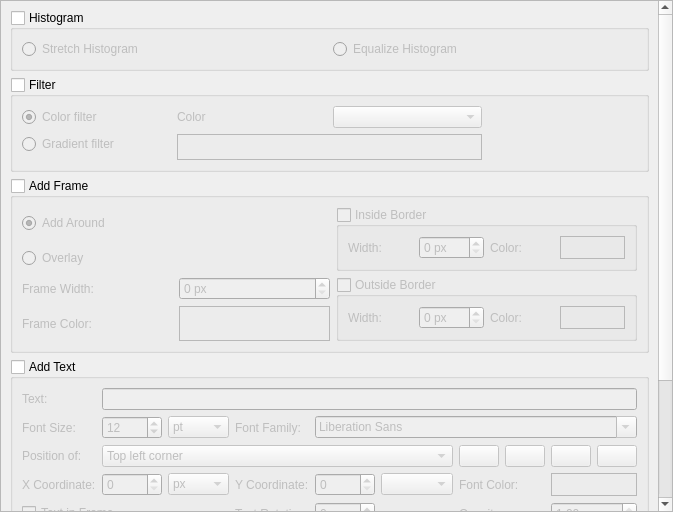
<?xml version="1.0" encoding="UTF-8"?>
<ui version="4.0">
 <class>EffectsScrollArea</class>
 <widget class="QScrollArea" name="EffectsScrollArea">
  <property name="geometry">
   <rect>
    <x>0</x>
    <y>0</y>
    <width>673</width>
    <height>512</height>
   </rect>
  </property>
  <property name="windowTitle">
   <string>ScrollArea</string>
  </property>
  <property name="widgetResizable">
   <bool>true</bool>
  </property>
  <widget class="QWidget" name="scrollAreaWidgetContents">
   <property name="geometry">
    <rect>
     <x>0</x>
     <y>0</y>
     <width>697</width>
     <height>689</height>
    </rect>
   </property>
   <layout class="QGridLayout" name="gridLayout_2">
    <item row="4" column="0">
     <widget class="QGroupBox" name="imageGroupBox">
      <property name="title">
       <string>Add Image</string>
      </property>
      <property name="checkable">
       <bool>true</bool>
      </property>
      <property name="checked">
       <bool>false</bool>
      </property>
      <layout class="QGridLayout" name="gridLayout_4">
       <item row="2" column="3">
        <widget class="QLabel" name="label_17">
         <property name="text">
          <string>Y Coordinate:</string>
         </property>
        </widget>
       </item>
       <item row="2" column="2">
        <widget class="QComboBox" name="imageXComboBox"/>
       </item>
       <item row="2" column="0">
        <widget class="QLabel" name="label_16">
         <property name="text">
          <string>X Coordinate:</string>
         </property>
        </widget>
       </item>
       <item row="2" column="1">
        <widget class="PosSpinBox" name="imageXSpinBox"/>
       </item>
       <item row="2" column="4">
        <widget class="PosSpinBox" name="imageYSpinBox"/>
       </item>
       <item row="0" column="0">
        <widget class="QLabel" name="label_14">
         <property name="text">
          <string>Image File:</string>
         </property>
        </widget>
       </item>
       <item row="2" column="6">
        <widget class="QLabel" name="label_18">
         <property name="text">
          <string>Image Rotation:</string>
         </property>
        </widget>
       </item>
       <item row="1" column="0">
        <widget class="QLabel" name="label_15">
         <property name="text">
          <string>Position of:</string>
         </property>
        </widget>
       </item>
       <item row="2" column="5">
        <widget class="QComboBox" name="imageYComboBox"/>
       </item>
       <item row="2" column="7">
        <widget class="QSpinBox" name="imageRotationSpinBox"/>
       </item>
       <item row="0" column="6" colspan="2">
        <widget class="QPushButton" name="imagePathPushButton">
         <property name="text">
          <string>Browse</string>
         </property>
        </widget>
       </item>
       <item row="0" column="1" colspan="5">
        <widget class="QLineEdit" name="imagePathLineEdit"/>
       </item>
       <item row="1" column="1" colspan="5">
        <widget class="QComboBox" name="imagePositionComboBox"/>
       </item>
       <item row="1" column="6">
        <widget class="QLabel" name="label_20">
         <property name="text">
          <string>Opacity:</string>
         </property>
        </widget>
       </item>
       <item row="1" column="7">
        <widget class="QDoubleSpinBox" name="imageOpacitySpinBox">
         <property name="maximum">
          <double>1.000000000000000</double>
         </property>
         <property name="singleStep">
          <double>0.010000000000000</double>
         </property>
         <property name="value">
          <double>1.000000000000000</double>
         </property>
        </widget>
       </item>
      </layout>
     </widget>
    </item>
    <item row="5" column="0">
     <spacer name="verticalSpacer">
      <property name="orientation">
       <enum>Qt::Vertical</enum>
      </property>
      <property name="sizeHint" stdset="0">
       <size>
        <width>20</width>
        <height>40</height>
       </size>
      </property>
     </spacer>
    </item>
    <item row="3" column="0">
     <widget class="QGroupBox" name="textGroupBox">
      <property name="title">
       <string>Add Text</string>
      </property>
      <property name="checkable">
       <bool>true</bool>
      </property>
      <property name="checked">
       <bool>false</bool>
      </property>
      <layout class="QGridLayout" name="gridLayout_3">
       <item row="1" column="3">
        <widget class="QLabel" name="label_8">
         <property name="text">
          <string>Font Family:</string>
         </property>
        </widget>
       </item>
       <item row="4" column="2">
        <widget class="QComboBox" name="textXComboBox">
         <item>
          <property name="text">
           <string notr="true">px</string>
          </property>
         </item>
         <item>
          <property name="text">
           <string notr="true">%</string>
          </property>
         </item>
        </widget>
       </item>
       <item row="4" column="4">
        <widget class="PosSpinBox" name="textYSpinBox"/>
       </item>
       <item row="4" column="0">
        <widget class="QLabel" name="label_10">
         <property name="text">
          <string>X Coordinate:</string>
         </property>
        </widget>
       </item>
       <item row="3" column="0">
        <widget class="QLabel" name="label_9">
         <property name="text">
          <string>Position of:</string>
         </property>
        </widget>
       </item>
       <item row="4" column="3">
        <widget class="QLabel" name="label_11">
         <property name="text">
          <string>Y Coordinate:</string>
         </property>
        </widget>
       </item>
       <item row="0" column="0">
        <widget class="QLabel" name="label_13">
         <property name="text">
          <string>Text:</string>
         </property>
        </widget>
       </item>
       <item row="1" column="1">
        <widget class="QSpinBox" name="textFontSizeSpinBox">
         <property name="maximum">
          <number>500</number>
         </property>
         <property name="value">
          <number>12</number>
         </property>
        </widget>
       </item>
       <item row="4" column="5">
        <widget class="QComboBox" name="textYComboBox"/>
       </item>
       <item row="3" column="1" colspan="5">
        <widget class="QComboBox" name="textPositionComboBox">
         <item>
          <property name="text">
           <string>Top left corner</string>
          </property>
         </item>
         <item>
          <property name="text">
           <string>Middle of top edge</string>
          </property>
         </item>
         <item>
          <property name="text">
           <string>Top right corner</string>
          </property>
         </item>
         <item>
          <property name="text">
           <string>Center</string>
          </property>
         </item>
         <item>
          <property name="text">
           <string>Middle of right edge</string>
          </property>
         </item>
         <item>
          <property name="text">
           <string>Bottom right corner</string>
          </property>
         </item>
         <item>
          <property name="text">
           <string>Middle of bottom edge</string>
          </property>
         </item>
         <item>
          <property name="text">
           <string>Bottom left corner</string>
          </property>
         </item>
         <item>
          <property name="text">
           <string>Middle of left edge</string>
          </property>
         </item>
        </widget>
       </item>
       <item row="1" column="2">
        <widget class="QComboBox" name="textFontSizeComboBox">
         <item>
          <property name="text">
           <string notr="true">pt</string>
          </property>
         </item>
         <item>
          <property name="text">
           <string notr="true">px</string>
          </property>
         </item>
        </widget>
       </item>
       <item row="1" column="0">
        <widget class="QLabel" name="label_7">
         <property name="text">
          <string>Font Size:</string>
         </property>
        </widget>
       </item>
       <item row="4" column="1">
        <widget class="PosSpinBox" name="textXSpinBox"/>
       </item>
       <item row="5" column="0" colspan="3">
        <widget class="QCheckBox" name="textFrameCheckBox">
         <property name="text">
          <string>Text in Frame</string>
         </property>
        </widget>
       </item>
       <item row="5" column="3">
        <widget class="QLabel" name="label_12">
         <property name="text">
          <string>Text Rotation:</string>
         </property>
        </widget>
       </item>
       <item row="5" column="4">
        <widget class="QSpinBox" name="textRotationSpinBox">
         <property name="minimum">
          <number>-360</number>
         </property>
         <property name="maximum">
          <number>360</number>
         </property>
        </widget>
       </item>
       <item row="1" column="4" colspan="4">
        <widget class="QFontComboBox" name="textFontComboBox"/>
       </item>
       <item row="0" column="1" colspan="7">
        <widget class="QLineEdit" name="textLineEdit"/>
       </item>
       <item row="4" column="6">
        <widget class="QLabel" name="label_19">
         <property name="text">
          <string>Font Color:</string>
         </property>
        </widget>
       </item>
       <item row="4" column="7">
        <widget class="ColorFrame" name="textColorFrame">
         <property name="frameShape">
          <enum>QFrame::StyledPanel</enum>
         </property>
         <property name="frameShadow">
          <enum>QFrame::Raised</enum>
         </property>
        </widget>
       </item>
       <item row="5" column="7">
        <widget class="QDoubleSpinBox" name="textOpacitySpinBox">
         <property name="maximum">
          <double>1.000000000000000</double>
         </property>
         <property name="singleStep">
          <double>0.010000000000000</double>
         </property>
         <property name="value">
          <double>1.000000000000000</double>
         </property>
        </widget>
       </item>
       <item row="5" column="6">
        <widget class="QLabel" name="label_21">
         <property name="text">
          <string>Opacity:</string>
         </property>
        </widget>
       </item>
       <item row="3" column="6" colspan="2">
        <layout class="QHBoxLayout" name="horizontalLayout_3">
         <item>
          <widget class="QPushButton" name="textBoldPushButton">
           <property name="sizePolicy">
            <sizepolicy hsizetype="Expanding" vsizetype="Fixed">
             <horstretch>0</horstretch>
             <verstretch>0</verstretch>
            </sizepolicy>
           </property>
           <property name="toolTip">
            <string>Bold</string>
           </property>
           <property name="checkable">
            <bool>true</bool>
           </property>
          </widget>
         </item>
         <item>
          <widget class="QPushButton" name="textItalicPushButton">
           <property name="sizePolicy">
            <sizepolicy hsizetype="Expanding" vsizetype="Fixed">
             <horstretch>0</horstretch>
             <verstretch>0</verstretch>
            </sizepolicy>
           </property>
           <property name="toolTip">
            <string>Italic</string>
           </property>
           <property name="checkable">
            <bool>true</bool>
           </property>
          </widget>
         </item>
         <item>
          <widget class="QPushButton" name="textUnderlinePushButton">
           <property name="sizePolicy">
            <sizepolicy hsizetype="Expanding" vsizetype="Fixed">
             <horstretch>0</horstretch>
             <verstretch>0</verstretch>
            </sizepolicy>
           </property>
           <property name="toolTip">
            <string>Underline</string>
           </property>
           <property name="checkable">
            <bool>true</bool>
           </property>
          </widget>
         </item>
         <item>
          <widget class="QPushButton" name="textStrikeOutPushButton">
           <property name="sizePolicy">
            <sizepolicy hsizetype="Expanding" vsizetype="Fixed">
             <horstretch>0</horstretch>
             <verstretch>0</verstretch>
            </sizepolicy>
           </property>
           <property name="toolTip">
            <string>Strike out</string>
           </property>
           <property name="checkable">
            <bool>true</bool>
           </property>
          </widget>
         </item>
        </layout>
       </item>
      </layout>
     </widget>
    </item>
    <item row="2" column="0">
     <widget class="QGroupBox" name="frameGroupBox">
      <property name="title">
       <string>Add Frame</string>
      </property>
      <property name="checkable">
       <bool>true</bool>
      </property>
      <property name="checked">
       <bool>false</bool>
      </property>
      <layout class="QGridLayout" name="gridLayout">
       <item row="2" column="1">
        <widget class="QSpinBox" name="frameWidthSpinBox">
         <property name="suffix">
          <string notr="true"> px</string>
         </property>
        </widget>
       </item>
       <item row="0" column="0" colspan="2">
        <widget class="QRadioButton" name="frameAroundRadioButton">
         <property name="text">
          <string>Add Around</string>
         </property>
         <property name="checked">
          <bool>true</bool>
         </property>
        </widget>
       </item>
       <item row="2" column="0">
        <widget class="QLabel" name="label">
         <property name="text">
          <string>Frame Width:</string>
         </property>
        </widget>
       </item>
       <item row="1" column="0" colspan="2">
        <widget class="QRadioButton" name="frameOverlayRadioButton">
         <property name="text">
          <string>Overlay</string>
         </property>
        </widget>
       </item>
       <item row="3" column="0">
        <widget class="QLabel" name="label_2">
         <property name="text">
          <string>Frame Color:</string>
         </property>
        </widget>
       </item>
       <item row="3" column="1">
        <widget class="ColorFrame" name="frameColorFrame">
         <property name="frameShape">
          <enum>QFrame::StyledPanel</enum>
         </property>
         <property name="frameShadow">
          <enum>QFrame::Raised</enum>
         </property>
        </widget>
       </item>
       <item row="0" column="3" rowspan="2" colspan="2">
        <widget class="QGroupBox" name="borderInsideGroupBox">
         <property name="title">
          <string>Inside Border</string>
         </property>
         <property name="checkable">
          <bool>true</bool>
         </property>
         <property name="checked">
          <bool>false</bool>
         </property>
         <layout class="QHBoxLayout" name="horizontalLayout">
          <item>
           <widget class="QLabel" name="label_4">
            <property name="text">
             <string>Width:</string>
            </property>
           </widget>
          </item>
          <item>
           <widget class="QSpinBox" name="borderInsideSpinBox">
            <property name="suffix">
             <string notr="true"> px</string>
            </property>
           </widget>
          </item>
          <item>
           <widget class="QLabel" name="label_3">
            <property name="text">
             <string>Color:</string>
            </property>
           </widget>
          </item>
          <item>
           <widget class="ColorFrame" name="borderInsideColorFrame">
            <property name="frameShape">
             <enum>QFrame::StyledPanel</enum>
            </property>
            <property name="frameShadow">
             <enum>QFrame::Raised</enum>
            </property>
           </widget>
          </item>
         </layout>
        </widget>
       </item>
       <item row="2" column="3" rowspan="2" colspan="2">
        <widget class="QGroupBox" name="borderOutsideGroupBox">
         <property name="title">
          <string>Outside Border</string>
         </property>
         <property name="checkable">
          <bool>true</bool>
         </property>
         <property name="checked">
          <bool>false</bool>
         </property>
         <layout class="QHBoxLayout" name="horizontalLayout_2">
          <item>
           <widget class="QLabel" name="label_5">
            <property name="text">
             <string>Width:</string>
            </property>
           </widget>
          </item>
          <item>
           <widget class="QSpinBox" name="borderOutsideSpinBox">
            <property name="suffix">
             <string notr="true"> px</string>
            </property>
           </widget>
          </item>
          <item>
           <widget class="QLabel" name="label_6">
            <property name="text">
             <string>Color:</string>
            </property>
           </widget>
          </item>
          <item>
           <widget class="ColorFrame" name="borderOutsideColorFrame">
            <property name="frameShape">
             <enum>QFrame::StyledPanel</enum>
            </property>
            <property name="frameShadow">
             <enum>QFrame::Raised</enum>
            </property>
           </widget>
          </item>
         </layout>
        </widget>
       </item>
      </layout>
     </widget>
    </item>
    <item row="1" column="0">
     <widget class="QGroupBox" name="filterGroupBox">
      <property name="title">
       <string>Filter</string>
      </property>
      <property name="checkable">
       <bool>true</bool>
      </property>
      <property name="checked">
       <bool>false</bool>
      </property>
      <layout class="QGridLayout" name="gridLayout_5">
       <item row="0" column="3" rowspan="3">
        <widget class="GradientEditWidget" name="filterGradientWidget" native="true"/>
       </item>
       <item row="3" column="0">
        <spacer name="verticalSpacer_2">
         <property name="orientation">
          <enum>Qt::Vertical</enum>
         </property>
         <property name="sizeHint" stdset="0">
          <size>
           <width>20</width>
           <height>40</height>
          </size>
         </property>
        </spacer>
       </item>
       <item row="0" column="2">
        <widget class="QComboBox" name="filterTypeComboBox"/>
       </item>
       <item row="0" column="1">
        <widget class="QLabel" name="filterTypeLabel">
         <property name="text">
          <string>Color</string>
         </property>
        </widget>
       </item>
       <item row="1" column="1" rowspan="2" colspan="2">
        <widget class="BrushFrame" name="filterBrushFrame">
         <property name="frameShape">
          <enum>QFrame::StyledPanel</enum>
         </property>
         <property name="frameShadow">
          <enum>QFrame::Raised</enum>
         </property>
        </widget>
       </item>
       <item row="1" column="0">
        <widget class="QRadioButton" name="filterGradientRadioButton">
         <property name="text">
          <string>Gradient filter</string>
         </property>
        </widget>
       </item>
       <item row="0" column="0">
        <widget class="QRadioButton" name="filterColorRadioButton">
         <property name="text">
          <string>Color filter</string>
         </property>
         <property name="checked">
          <bool>true</bool>
         </property>
        </widget>
       </item>
      </layout>
     </widget>
    </item>
    <item row="0" column="0">
     <widget class="QGroupBox" name="histogramGroupBox">
      <property name="title">
       <string>Histogram</string>
      </property>
      <property name="checkable">
       <bool>true</bool>
      </property>
      <property name="checked">
       <bool>false</bool>
      </property>
      <layout class="QHBoxLayout" name="horizontalLayout_4">
       <item>
        <widget class="QRadioButton" name="stretchHistogramRadioButton">
         <property name="text">
          <string>Stretch Histogram</string>
         </property>
        </widget>
       </item>
       <item>
        <widget class="QRadioButton" name="equalizeHistogramRadioButton">
         <property name="text">
          <string>Equalize Histogram</string>
         </property>
        </widget>
       </item>
      </layout>
     </widget>
    </item>
   </layout>
  </widget>
 </widget>
 <customwidgets>
  <customwidget>
   <class>ColorFrame</class>
   <extends>QFrame</extends>
   <header>widgets/ColorFrame.hpp</header>
   <container>1</container>
  </customwidget>
  <customwidget>
   <class>PosSpinBox</class>
   <extends>QSpinBox</extends>
   <header>widgets/PosSpinBox.hpp</header>
  </customwidget>
  <customwidget>
   <class>BrushFrame</class>
   <extends>QFrame</extends>
   <header>widgets/BrushFrame.hpp</header>
   <container>1</container>
  </customwidget>
  <customwidget>
   <class>GradientEditWidget</class>
   <extends>QWidget</extends>
   <header>widgets/GradientEditWidget.hpp</header>
   <container>1</container>
  </customwidget>
 </customwidgets>
 <resources/>
 <connections/>
</ui>
